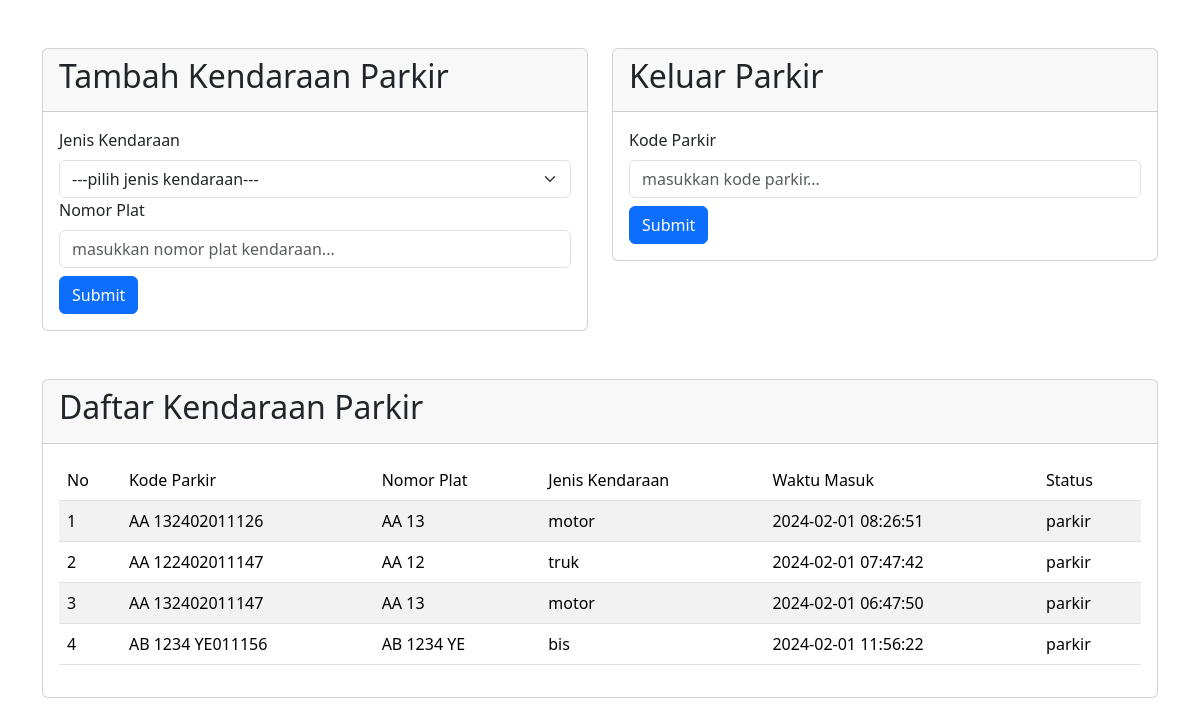
The page / on the database its author committed.
### tables this page shows
CREATE TABLE `tbl_kendaraan` (
  `id_kendaraan` int(4) NOT NULL,
  `jenis_kendaraan` varchar(10) DEFAULT NULL,
  `nomor_plat` varchar(10) DEFAULT NULL,
  `waktu_masuk` datetime DEFAULT NULL,
  `waktu_keluar` datetime DEFAULT NULL,
  `status` varchar(10) DEFAULT NULL,
  `kode_parkir` varchar(50) DEFAULT NULL
);

### index.php (the view, shortened to what this page needs)
<!DOCTYPE html>
<html lang="en">
<head>
    <link rel="stylesheet" href="https://cdnjs.cloudflare.com/ajax/libs/twitter-bootstrap/5.3.2/css/bootstrap.min.css">
    <link rel="stylesheet" href="https://cdn.datatables.net/1.13.7/css/dataTables.bootstrap5.min.css">
    <link href="https://cdn.jsdelivr.net/npm/select2@4.1.0-rc.0/dist/css/select2.min.css" rel="stylesheet" />
</head>
<body>
<div class="container">
        <div class="row">
            <div class="col-lg-6">
                <div class="card my-5">
                    <div class="card-header">
                        <h2 class="h2">Tambah Kendaraan Parkir</h2>
                    </div>
                    <div class="card-body">
                        <form action="action_tambah_parkir.php" method="post">
                            <div class="form-group">
                                <label for="jenis_kendaraan_id" class="form-label">Jenis Kendaraan</label>
                                <select class="form-select" name="jenis_kendaraan" id="jenis_kendaraan_id" required>
                                    <option value="">---pilih jenis kendaraan---</option>
                                </select>
                            </div>
                            <div class="form-group">
                                <label class="form-label" for="nomor_plat_id">Nomor Plat</label>
                                <input class="form-control" type="text" name="nomor_plat" id="nomor_plat_id" required placeholder="masukkan nomor plat kendaraan...">
                            </div>
                            <button class="btn btn-primary mt-2" type="submit">Submit</button>
                        </form>
                    </div>
                </div>
            </div>
            <div class="col-lg-6">
                <div class="card my-5">
                    <div class="card-header">
                        <h2 class="h2">Keluar Parkir</h2>
                    </div>
                    <div class="card-body">
                        <form action="action_keluar_parkir.php" method="post">
                            <div class="form-group">
                                <label class="form-label" for="kode_parkir_id">Kode Parkir</label>
                                <input class="form-control" type="text" name="kode_parkir" id="kode_parkir_id" required placeholder="masukkan kode parkir...">
                            </div>
                            <button class="btn btn-primary mt-2" type="submit">Submit</button>
                        </form>
                    </div>
                </div>
            </div>
        </div>
        <?php
        include 'koneksi_db.php';
        $query = "SELECT * FROM tbl_kendaraan WHERE status='parkir'";
        $result = mysqli_query($koneksi, $query);
        ?>
        <div class="row">
            <div class="col-lg-12">
                <div class="card">
                    <div class="card-header">
                        <h2 class="h2">Daftar Kendaraan Parkir</h2>
                    </div>
                    <div class="card-body">
                        <table class="table table-responsive table-striped">
                            <thead>
                                <tr>
                                    <td>No</td>
                                    <td>Kode Parkir</td>
                                    <td>Nomor Plat</td>
                                    <td>Jenis Kendaraan</td>
                                    <td>Waktu Masuk</td>
                                    <td>Status</td>
                                </tr>
                            </thead>
                            <tbody>
                            <?php
                            if (mysqli_num_rows($result) > 0 ) {
                                $nomor = 1;
                                while ($row = mysqli_fetch_array($result)) {
                            ?>
                                <tr>
                                    <td><?php echo $nomor; ?></td>
                                    <td><?php echo $row['kode_parkir'] ?></td>
                                    <td><?php echo $row['nomor_plat'] ?></td>
                                    <td><?php echo $row['jenis_kendaraan'] ?></td>
                                    <td><?php echo $row['waktu_masuk'] ?></td>
                                    <td><?php echo $row['status'] ?></td>
                                </tr>
                            <?php
                                    $nomor++;
                                }
                            } else {
                                echo "tidak ada data dalam tabel di database";
                            }
                            ?>
                            </tbody>
                        </table>
                    </div>
                </div>
            </div>
        </div>
    </div>
</body>
</html>

### rows shown on the page
tbl_kendaraan: kode_parkir "AA 132402011126", nomor_plat "AA 13", jenis_kendaraan "motor", waktu_masuk "2024-02-01 08:26:51", status "parkir"
tbl_kendaraan: kode_parkir "AA 122402011147", nomor_plat "AA 12", jenis_kendaraan "truk", waktu_masuk "2024-02-01 07:47:42", status "parkir"
tbl_kendaraan: kode_parkir "AA 132402011147", nomor_plat "AA 13", jenis_kendaraan "motor", waktu_masuk "2024-02-01 06:47:50", status "parkir"
tbl_kendaraan: kode_parkir "AB 1234 YE011156", nomor_plat "AB 1234 YE", jenis_kendaraan "bis", waktu_masuk "2024-02-01 11:56:22", status "parkir"
